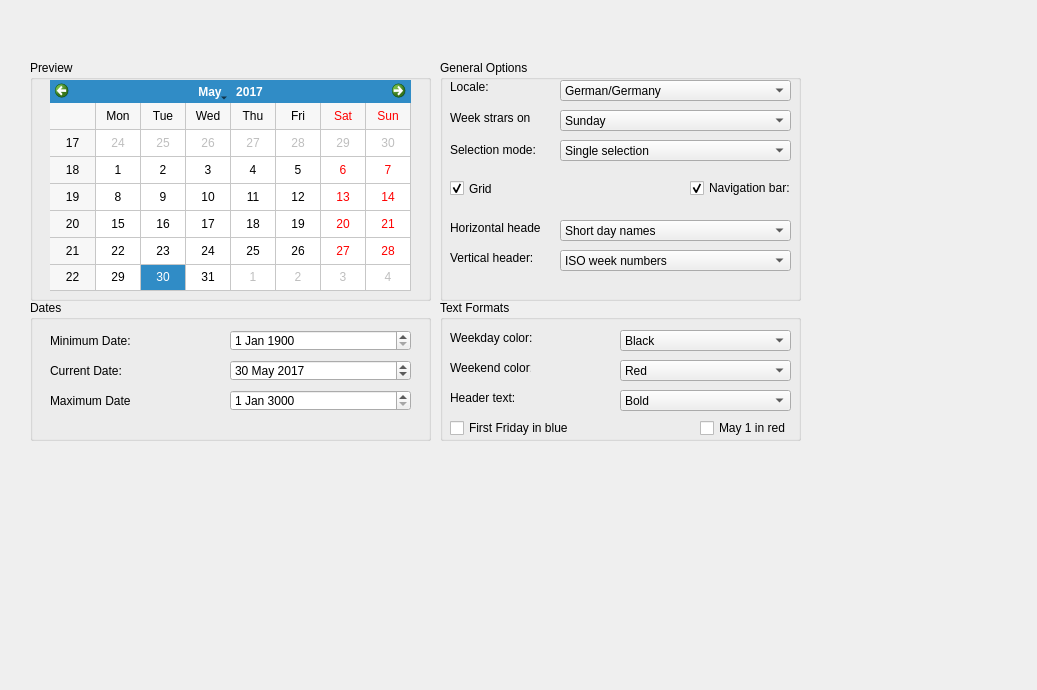
<?xml version="1.0" encoding="UTF-8"?>
<ui version="4.0">
 <class>Form</class>
 <widget class="QWidget" name="Form">
  <property name="geometry">
   <rect>
    <x>0</x>
    <y>0</y>
    <width>1037</width>
    <height>690</height>
   </rect>
  </property>
  <property name="windowTitle">
   <string>Calendar Widget</string>
  </property>
  <widget class="QGroupBox" name="groupBox">
   <property name="geometry">
    <rect>
     <x>30</x>
     <y>60</y>
     <width>401</width>
     <height>241</height>
    </rect>
   </property>
   <property name="title">
    <string>Preview</string>
   </property>
   <widget class="QCalendarWidget" name="calendarWidget">
    <property name="geometry">
     <rect>
      <x>20</x>
      <y>20</y>
      <width>361</width>
      <height>211</height>
     </rect>
    </property>
    <property name="mouseTracking">
     <bool>false</bool>
    </property>
    <property name="tabletTracking">
     <bool>false</bool>
    </property>
    <property name="acceptDrops">
     <bool>false</bool>
    </property>
    <property name="selectedDate">
     <date>
      <year>2017</year>
      <month>5</month>
      <day>30</day>
     </date>
    </property>
    <property name="gridVisible">
     <bool>true</bool>
    </property>
   </widget>
  </widget>
  <widget class="QGroupBox" name="groupBox_2">
   <property name="geometry">
    <rect>
     <x>30</x>
     <y>300</y>
     <width>401</width>
     <height>141</height>
    </rect>
   </property>
   <property name="title">
    <string>Dates</string>
   </property>
   <widget class="QLabel" name="label">
    <property name="geometry">
     <rect>
      <x>20</x>
      <y>10</y>
      <width>81</width>
      <height>61</height>
     </rect>
    </property>
    <property name="text">
     <string>Minimum Date:</string>
    </property>
   </widget>
   <widget class="QLabel" name="label_2">
    <property name="geometry">
     <rect>
      <x>20</x>
      <y>40</y>
      <width>81</width>
      <height>61</height>
     </rect>
    </property>
    <property name="text">
     <string>Current Date:</string>
    </property>
   </widget>
   <widget class="QLabel" name="label_3">
    <property name="geometry">
     <rect>
      <x>20</x>
      <y>70</y>
      <width>81</width>
      <height>61</height>
     </rect>
    </property>
    <property name="text">
     <string>Maximum Date:</string>
    </property>
   </widget>
   <widget class="QDateEdit" name="dateEdit">
    <property name="geometry">
     <rect>
      <x>200</x>
      <y>30</y>
      <width>181</width>
      <height>21</height>
     </rect>
    </property>
    <property name="dateTime">
     <datetime>
      <hour>0</hour>
      <minute>0</minute>
      <second>0</second>
      <year>1900</year>
      <month>1</month>
      <day>1</day>
     </datetime>
    </property>
    <property name="currentSection">
     <enum>QDateTimeEdit::DaySection</enum>
    </property>
    <property name="date">
     <date>
      <year>1900</year>
      <month>1</month>
      <day>1</day>
     </date>
    </property>
   </widget>
   <widget class="QDateEdit" name="dateEdit_2">
    <property name="geometry">
     <rect>
      <x>200</x>
      <y>60</y>
      <width>181</width>
      <height>21</height>
     </rect>
    </property>
    <property name="date">
     <date>
      <year>2017</year>
      <month>5</month>
      <day>30</day>
     </date>
    </property>
   </widget>
   <widget class="QDateEdit" name="dateEdit_3">
    <property name="geometry">
     <rect>
      <x>200</x>
      <y>90</y>
      <width>181</width>
      <height>21</height>
     </rect>
    </property>
    <property name="date">
     <date>
      <year>3000</year>
      <month>1</month>
      <day>1</day>
     </date>
    </property>
   </widget>
  </widget>
  <widget class="QGroupBox" name="groupBox_3">
   <property name="geometry">
    <rect>
     <x>440</x>
     <y>60</y>
     <width>361</width>
     <height>241</height>
    </rect>
   </property>
   <property name="title">
    <string>General Options</string>
   </property>
   <widget class="QLabel" name="label_4">
    <property name="geometry">
     <rect>
      <x>10</x>
      <y>20</y>
      <width>47</width>
      <height>13</height>
     </rect>
    </property>
    <property name="text">
     <string>Locale:</string>
    </property>
   </widget>
   <widget class="QLabel" name="label_5">
    <property name="geometry">
     <rect>
      <x>10</x>
      <y>50</y>
      <width>81</width>
      <height>16</height>
     </rect>
    </property>
    <property name="text">
     <string>Week strars on:</string>
    </property>
   </widget>
   <widget class="QLabel" name="label_6">
    <property name="geometry">
     <rect>
      <x>10</x>
      <y>160</y>
      <width>91</width>
      <height>16</height>
     </rect>
    </property>
    <property name="text">
     <string>Horizontal header:</string>
    </property>
   </widget>
   <widget class="QLabel" name="label_7">
    <property name="geometry">
     <rect>
      <x>10</x>
      <y>80</y>
      <width>121</width>
      <height>20</height>
     </rect>
    </property>
    <property name="text">
     <string>Selection mode:</string>
    </property>
   </widget>
   <widget class="QLabel" name="label_8">
    <property name="geometry">
     <rect>
      <x>150</x>
      <y>170</y>
      <width>47</width>
      <height>13</height>
     </rect>
    </property>
    <property name="text">
     <string/>
    </property>
   </widget>
   <widget class="QCheckBox" name="checkBox">
    <property name="geometry">
     <rect>
      <x>10</x>
      <y>120</y>
      <width>70</width>
      <height>17</height>
     </rect>
    </property>
    <property name="text">
     <string>Grid</string>
    </property>
    <property name="checked">
     <bool>true</bool>
    </property>
   </widget>
   <widget class="QCheckBox" name="checkBox_2">
    <property name="geometry">
     <rect>
      <x>250</x>
      <y>120</y>
      <width>101</width>
      <height>16</height>
     </rect>
    </property>
    <property name="text">
     <string>Navigation bar:</string>
    </property>
    <property name="checked">
     <bool>true</bool>
    </property>
   </widget>
   <widget class="QLabel" name="label_9">
    <property name="geometry">
     <rect>
      <x>10</x>
      <y>190</y>
      <width>91</width>
      <height>16</height>
     </rect>
    </property>
    <property name="text">
     <string>Vertical header:</string>
    </property>
   </widget>
   <widget class="QComboBox" name="comboBox">
    <property name="geometry">
     <rect>
      <x>120</x>
      <y>20</y>
      <width>231</width>
      <height>21</height>
     </rect>
    </property>
    <item>
     <property name="text">
      <string>German/Germany</string>
     </property>
    </item>
    <item>
     <property name="text">
      <string>indo</string>
     </property>
    </item>
   </widget>
   <widget class="QComboBox" name="comboBox_2">
    <property name="geometry">
     <rect>
      <x>120</x>
      <y>50</y>
      <width>231</width>
      <height>21</height>
     </rect>
    </property>
    <item>
     <property name="text">
      <string>Sunday</string>
     </property>
    </item>
   </widget>
   <widget class="QComboBox" name="comboBox_3">
    <property name="geometry">
     <rect>
      <x>120</x>
      <y>80</y>
      <width>231</width>
      <height>21</height>
     </rect>
    </property>
    <item>
     <property name="text">
      <string>Single selection</string>
     </property>
    </item>
   </widget>
   <widget class="QComboBox" name="comboBox_4">
    <property name="geometry">
     <rect>
      <x>120</x>
      <y>160</y>
      <width>231</width>
      <height>21</height>
     </rect>
    </property>
    <item>
     <property name="text">
      <string>Short day names</string>
     </property>
    </item>
   </widget>
   <widget class="QComboBox" name="comboBox_5">
    <property name="geometry">
     <rect>
      <x>120</x>
      <y>190</y>
      <width>231</width>
      <height>21</height>
     </rect>
    </property>
    <item>
     <property name="text">
      <string>ISO week numbers</string>
     </property>
    </item>
   </widget>
  </widget>
  <widget class="QGroupBox" name="groupBox_4">
   <property name="geometry">
    <rect>
     <x>440</x>
     <y>300</y>
     <width>361</width>
     <height>141</height>
    </rect>
   </property>
   <property name="title">
    <string>Text Formats</string>
   </property>
   <widget class="QLabel" name="label_10">
    <property name="geometry">
     <rect>
      <x>10</x>
      <y>30</y>
      <width>91</width>
      <height>16</height>
     </rect>
    </property>
    <property name="text">
     <string>Weekday color:</string>
    </property>
   </widget>
   <widget class="QLabel" name="label_11">
    <property name="geometry">
     <rect>
      <x>10</x>
      <y>60</y>
      <width>81</width>
      <height>16</height>
     </rect>
    </property>
    <property name="text">
     <string>Weekend color:</string>
    </property>
   </widget>
   <widget class="QLabel" name="label_12">
    <property name="geometry">
     <rect>
      <x>10</x>
      <y>90</y>
      <width>91</width>
      <height>16</height>
     </rect>
    </property>
    <property name="text">
     <string>Header text:</string>
    </property>
   </widget>
   <widget class="QCheckBox" name="checkBox_3">
    <property name="geometry">
     <rect>
      <x>10</x>
      <y>120</y>
      <width>121</width>
      <height>16</height>
     </rect>
    </property>
    <property name="text">
     <string>First Friday in blue</string>
    </property>
   </widget>
   <widget class="QCheckBox" name="checkBox_4">
    <property name="geometry">
     <rect>
      <x>260</x>
      <y>120</y>
      <width>91</width>
      <height>16</height>
     </rect>
    </property>
    <property name="text">
     <string>May 1 in red</string>
    </property>
   </widget>
   <widget class="QComboBox" name="comboBox_6">
    <property name="geometry">
     <rect>
      <x>180</x>
      <y>30</y>
      <width>171</width>
      <height>21</height>
     </rect>
    </property>
    <item>
     <property name="text">
      <string>Black</string>
     </property>
    </item>
   </widget>
   <widget class="QComboBox" name="comboBox_7">
    <property name="geometry">
     <rect>
      <x>180</x>
      <y>60</y>
      <width>171</width>
      <height>21</height>
     </rect>
    </property>
    <item>
     <property name="text">
      <string>Red</string>
     </property>
    </item>
   </widget>
   <widget class="QComboBox" name="comboBox_8">
    <property name="geometry">
     <rect>
      <x>180</x>
      <y>90</y>
      <width>171</width>
      <height>21</height>
     </rect>
    </property>
    <item>
     <property name="text">
      <string>Bold</string>
     </property>
    </item>
   </widget>
  </widget>
 </widget>
 <resources/>
 <connections/>
</ui>
